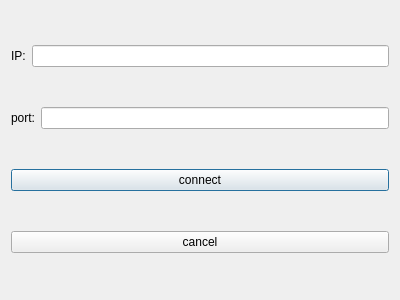
<?xml version="1.0" encoding="UTF-8"?>
<ui version="4.0">
 <class>send_init</class>
 <widget class="QDialog" name="send_init">
  <property name="geometry">
   <rect>
    <x>0</x>
    <y>0</y>
    <width>400</width>
    <height>300</height>
   </rect>
  </property>
  <property name="windowTitle">
   <string>Dialog</string>
  </property>
  <layout class="QVBoxLayout" name="verticalLayout">
   <item>
    <layout class="QHBoxLayout" name="horizontalLayout">
     <item>
      <widget class="QLabel" name="ip_label">
       <property name="text">
        <string>IP:</string>
       </property>
      </widget>
     </item>
     <item>
      <widget class="QLineEdit" name="ip_input"/>
     </item>
    </layout>
   </item>
   <item>
    <layout class="QHBoxLayout" name="horizontalLayout_2">
     <item>
      <widget class="QLabel" name="port_label">
       <property name="text">
        <string>port:</string>
       </property>
      </widget>
     </item>
     <item>
      <widget class="QLineEdit" name="port_input"/>
     </item>
    </layout>
   </item>
   <item>
    <widget class="QPushButton" name="connect_btn">
     <property name="text">
      <string>connect</string>
     </property>
    </widget>
   </item>
   <item>
    <widget class="QPushButton" name="cancel_btn">
     <property name="text">
      <string>cancel</string>
     </property>
    </widget>
   </item>
  </layout>
 </widget>
 <resources/>
 <connections/>
</ui>
